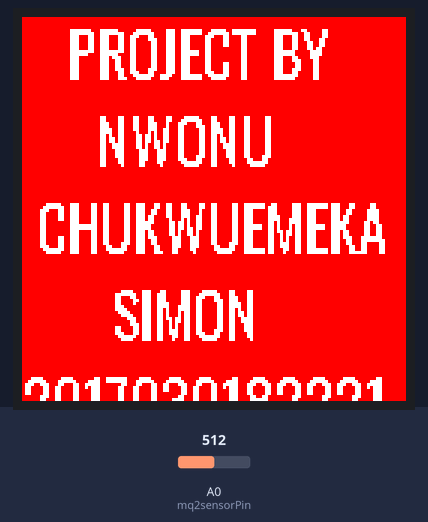
The sketch below on a simulated ESP8266 (NodeMCU). Shown: 128×128 colour display. The test bench sets the inputs (shaded band); at power-on: A0 (mq2sensorPin) = 512.

Above: at 0.4 s.
At 6.9 s:
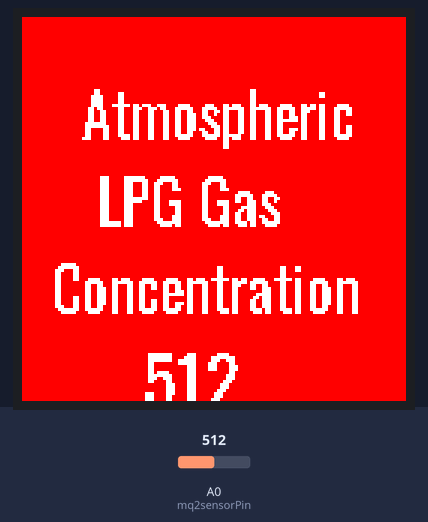
7.0 s: A0 (mq2sensorPin) set to 716
At 9.0 s:
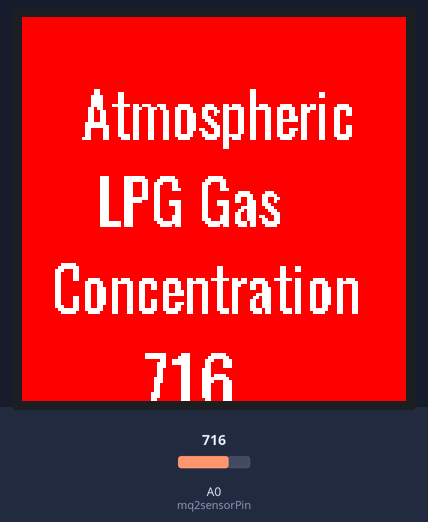
9.8 s: A0 (mq2sensorPin) set to 900
At 11.7 s:
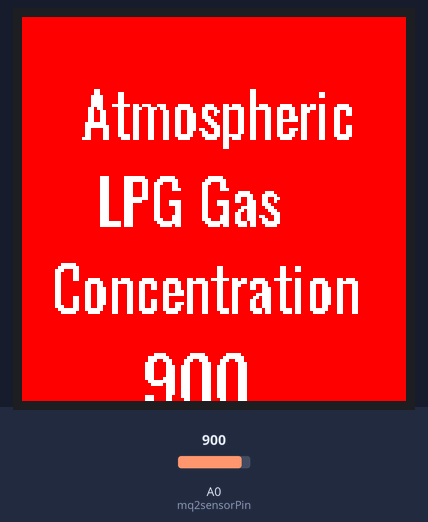
12.8 s: A0 (mq2sensorPin) set to 1023
At 15.6 s:
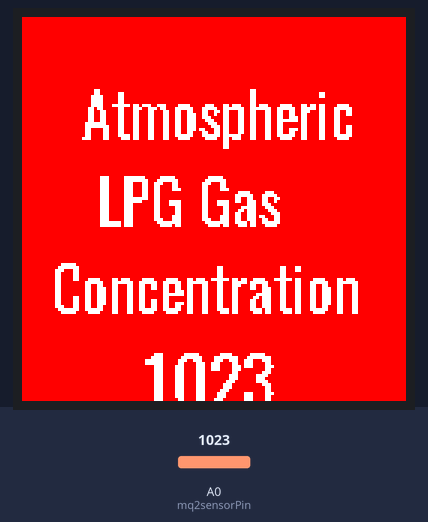
Timing chart, 0 to 17.1 s (numbered marks = the images above; inputs shaded):
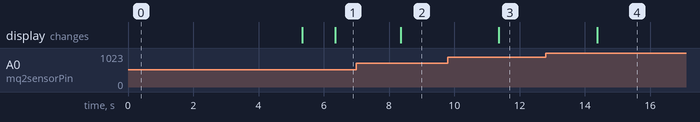

Measured:
- after the input at 7.0 s, the display: changes after 1.4 s (image 2)
- after the input at 9.8 s, the display: changes after 1.6 s (image 3)
- after the input at 12.8 s, the display: changes after 1.6 s (image 4)

The sketch:

project_main.ino
```cpp
// Required libraries

#include <Adafruit_GFX.h>    // Core graphics library
#include <Adafruit_ST7735.h> // Hardware-specific library for ST7735
#include <SPI.h>

//NWONU CHUKWUEMEKA SIMON/
//Reg no: 2017030182221/


#include "OswaldRegular12pt7b.h"
#include "OswaldRegular10pt7b.h"

// Display shiled pin configs
#define TFT_CS         D8
#define TFT_RST        D0
#define TFT_DC         D6
#define TFT_MOSI       D7
#define TFT_SCLK       D5
// color definitions
const uint16_t BLACK_COLOR        = 0x0000;
const uint16_t BLUE_COLOR         = 0xF800;
const uint16_t RED_COLOR          = 0x001F;
const uint16_t GREEN_COLOR        = 0x07E0;
const uint16_t CYAN_COLOR         = 0x07FF;
const uint16_t MAGENTA_COLOR      = 0xF81F;
const uint16_t YELLOW_COLOR       = 0xFFE0;
const uint16_t WHITE_COLOR        = 0xFFFF;


// Variable definitions
const size_t max_length = 6;
unsigned long sensorValue;  //variable to store sensor value

char oldSensorValue[max_length] = {0};


// Pin definitions
#define mq2sensorPin A0


// Create the TFT display object
Adafruit_ST7735 tft = Adafruit_ST7735(TFT_CS, TFT_DC, TFT_MOSI, TFT_SCLK, TFT_RST);

void welcomeScreen(void){

        //    Setup display
        tft.initR(INITR_GREENTAB);
        tft.fillScreen(BLUE_COLOR);
        tft.setFont(&OswaldRegular10pt7b);
        tft.setTextSize(1);
        tft.setTextColor(WHITE_COLOR);
        tft.setCursor(15,20);
        tft.println("PROJECT BY");
        tft.println("     NWONU");
        tft.println(" CHUKWUEMEKA");
        tft.println("      SIMON");
        tft.println("2017030182221");
        delay(5000);
}

void setup()
{
        Serial.begin(9600);
        // Init ST7735R chip, green tab
        tft.initR(INITR_144GREENTAB);
        // set fontname
        welcomeScreen();
        tft.fillScreen(BLUE_COLOR);
}


void loop()
{
        readSensorValue();

}


void readSensorValue()
{

        /* This function tend to solve the issue with the short blinking screen
         *  When tft.fillScreen(),
         */

        //Read the current sensor value
        sensorValue = analogRead(mq2sensorPin);
        // Initialize the new and old sensor values


        char newSensorValue[max_length] = {0};
        delay(1000);
        // Construct the new sensor value
        sprintf(newSensorValue, "%lu", sensorValue);

        // Compare the two strings to see if it has changed

       // Display current gas concentation in air
        tft.setFont(&OswaldRegular10pt7b);
        tft.setCursor(15,40);
        tft.println(" Atmospheric");
        tft.println("     LPG Gas ");
        tft.println("  Concentration");
        tft.setCursor(40,150);
        tft.println("ppm");


        if (strcmp (oldSensorValue,newSensorValue) != 0)
        {
                tft.setFont(&OswaldRegular12pt7b);
                // Change the text size
                tft.setTextSize(1);
                tft.setCursor(40,130);
                // Change text color to current background color
                tft.setTextColor(BLUE_COLOR);
                // Print the old value that will overwrite our current text
                tft.print(oldSensorValue);
                //Bring the cursor back to the starting point
                tft.setCursor(40,130);
                //Change the text size
                tft.setTextSize(1);
                // Change the text color to the foreground color
                tft.setTextColor(WHITE_COLOR);
                //Print the new sensor value
                tft.print(newSensorValue);
                // Copy the new value to old value
                strcpy(oldSensorValue,newSensorValue);
                delay(1000);
        }


}
```

Source omitted: egular10pt7b.h (data table, 13268 bytes), egular12pt7b.h (data table, 15924 bytes)
